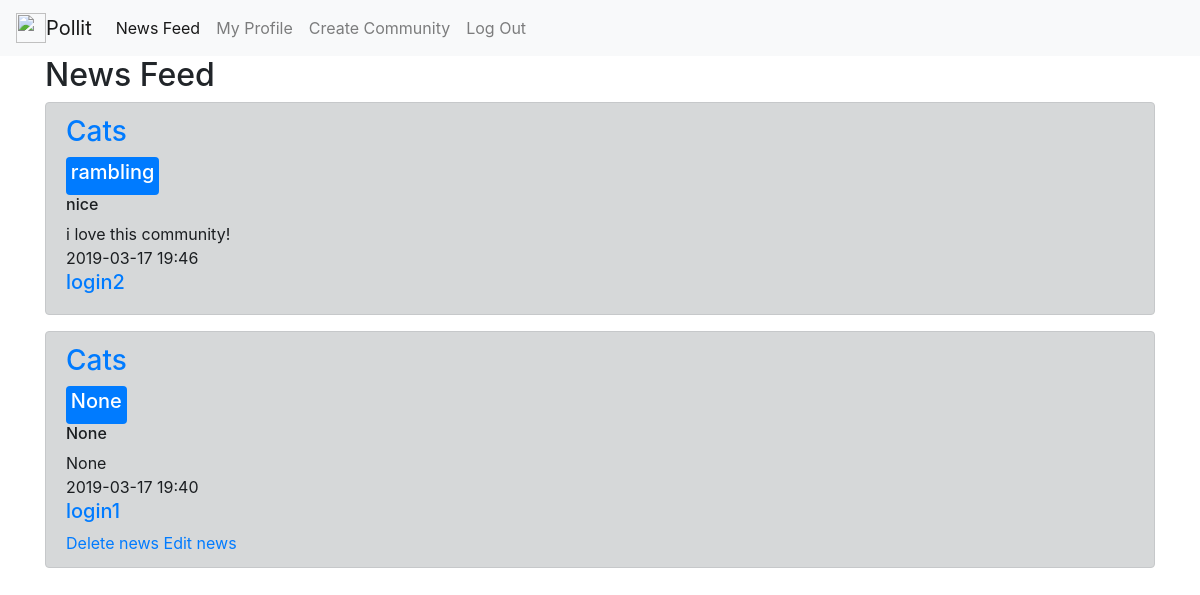
The app's page /news_feed (signed in), older data.
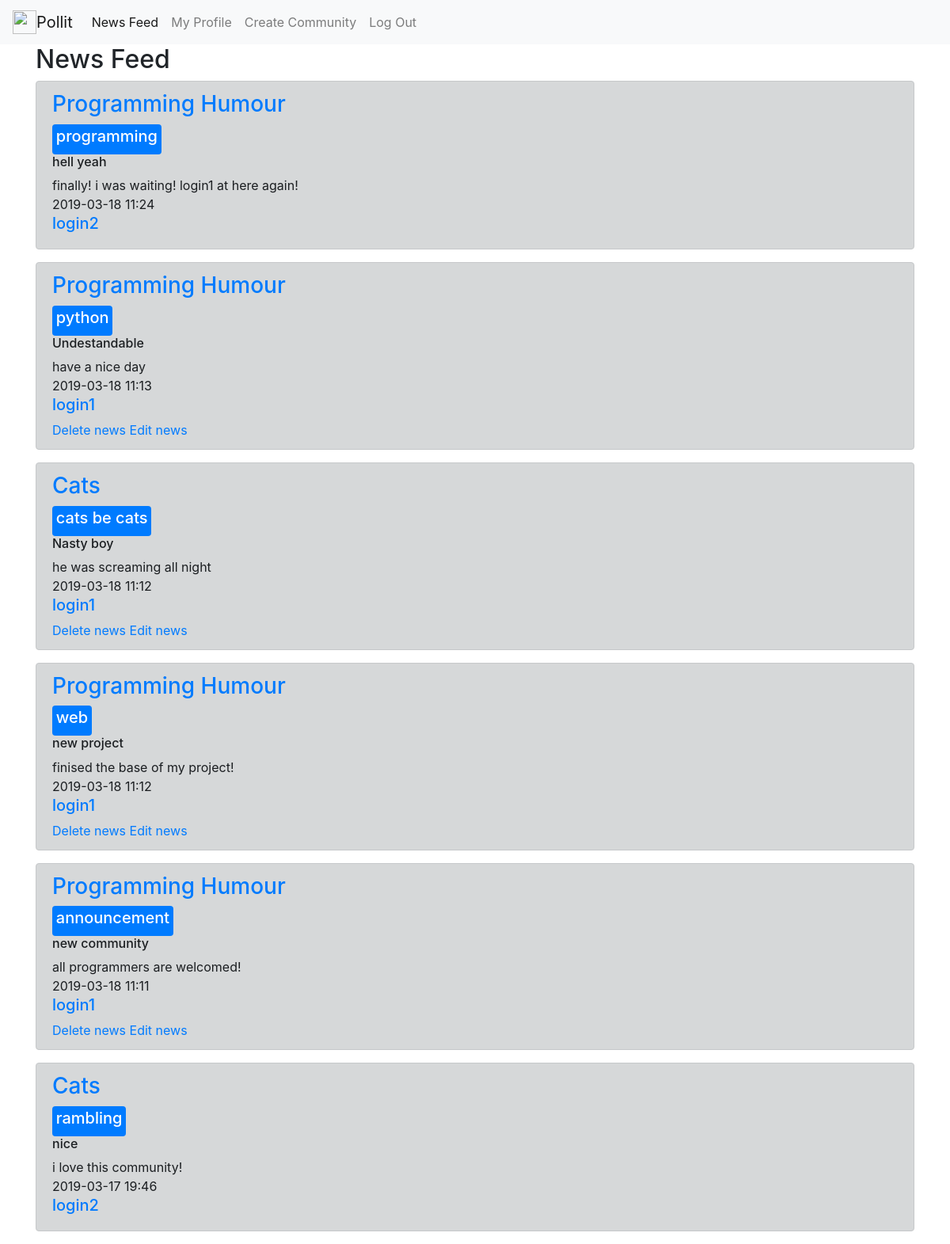
The same page, newer data.
### tables this page shows
CREATE TABLE communities 
                            (id INTEGER PRIMARY KEY AUTOINCREMENT,
                             title VARCHAR(100),
                             bio VARCHAR(1000),
                             users VARCHAR(10000)
                             );

CREATE TABLE news 
                            (id INTEGER PRIMARY KEY AUTOINCREMENT,
                             community INTEGER, 
                             title VARCHAR(100),
                             hashtag VARCHAR(100),
                             content VARCHAR(1000),
                             date VARCHAR(1000),
                             user_id INTEGER
                             );

CREATE TABLE users 
                            (id INTEGER PRIMARY KEY AUTOINCREMENT, 
                             user_name VARCHAR(50),
                             password_hash VARCHAR(128),
                             communities VARCHAR(1000)
                             );

### main.py (the view)
@app.route('/news_feed')
def feed():
    if 'username' not in session:
        return redirect('/login')
    communities = user_model.get(session['user_id'])[3].split()
    news = []
    for com in communities:
        news += [(tuply[0], community_model.get(tuply[1])[1], tuply[2], tuply[3], tuply[4], tuply[5],
                  user_model.get(tuply[6])[1]) for tuply in news_model.get_all(None, int(com))]
    news = sorted(news, key=lambda x: x[5], reverse=True)
    return render_template('feed.html', news=news)

### models.py (called while the page is built)
    def get(self, user_id):
        cursor = self.connection.cursor()
        cursor.execute("SELECT * FROM users WHERE id = ?", (str(user_id), ))
        row = cursor.fetchone()
        return row

    def get_all(self, user_id=None, community_id=None):
        cursor = self.connection.cursor()
        if user_id:
            cursor.execute("SELECT * FROM news WHERE user_id = ?",
                           (str(user_id), ))
        elif community_id:
            cursor.execute("SELECT * FROM news WHERE community = ?",
                           (str(community_id),))
        else:
            cursor.execute("SELECT * FROM news")
        rows = cursor.fetchall()
        return rows

    def get(self, community_id):
        cursor = self.connection.cursor()
        cursor.execute("SELECT * FROM communities WHERE id = ?", (str(community_id), ))
        row = cursor.fetchone()
        return row

### templates/feed.html
{% extends "base.html" %}
{% block content %}
<h2>News Feed</h2>
{% for item in news %}
    <div class="alert alert-dark" role="alert">
        <h3><a href="/community/{{ item[1] }}">{{ item[1] }}</a></h3>
        <div class="badge badge-primary text-wrap"><h5>{{ item[3] }}</h5></div>
        <h6>{{ item[2] }}</h6>
        <div>{{ item[4] }}</div>
        <div>{{ item[5] }}</div>
        <h5><a href="/profile/{{ item[6] }}">{{ item[6] }}</a></h5>
        {% if item[6] == session['username'] %}
            <a href="/delete_news/{{item[0]}}">Delete news</a>
            <a href="/edit_news/{{item[0]}}">Edit news</a>
        {% endif %}
    </div>
{% endfor %}
{% endblock %}

Row changes from the older to the newer data that the page shows:
removed news: date "2019-03-17 19:40"
added communities: title "Programming Humour" "Programming Humour" "Programming Humour" "Programming Humour"
added news: hashtag "programming", title "hell yeah", content "finally! i was waiting! login1 at here again!", date "2019-03-18 11:24"
added news: hashtag "python", title "Undestandable", content "have a nice day", date "2019-03-18 11:13"
added news: hashtag "cats be cats", title "Nasty boy", content "he was screaming all night", date "2019-03-18 11:12"
added news: hashtag "web", title "new project", content "finised the base of my project!", date "2019-03-18 11:12"
added news: hashtag "announcement", title "new community", content "all programmers are welcomed!", date "2019-03-18 11:11"
Text that changed along with them:
new list line: "login2"
new list line: "login1"
new list line: "Delete news Edit news"
new list line: "Cats"
list line gone: "Cats"
list line gone: "None None None Delete news Edit news"
list line gone: "login1"
